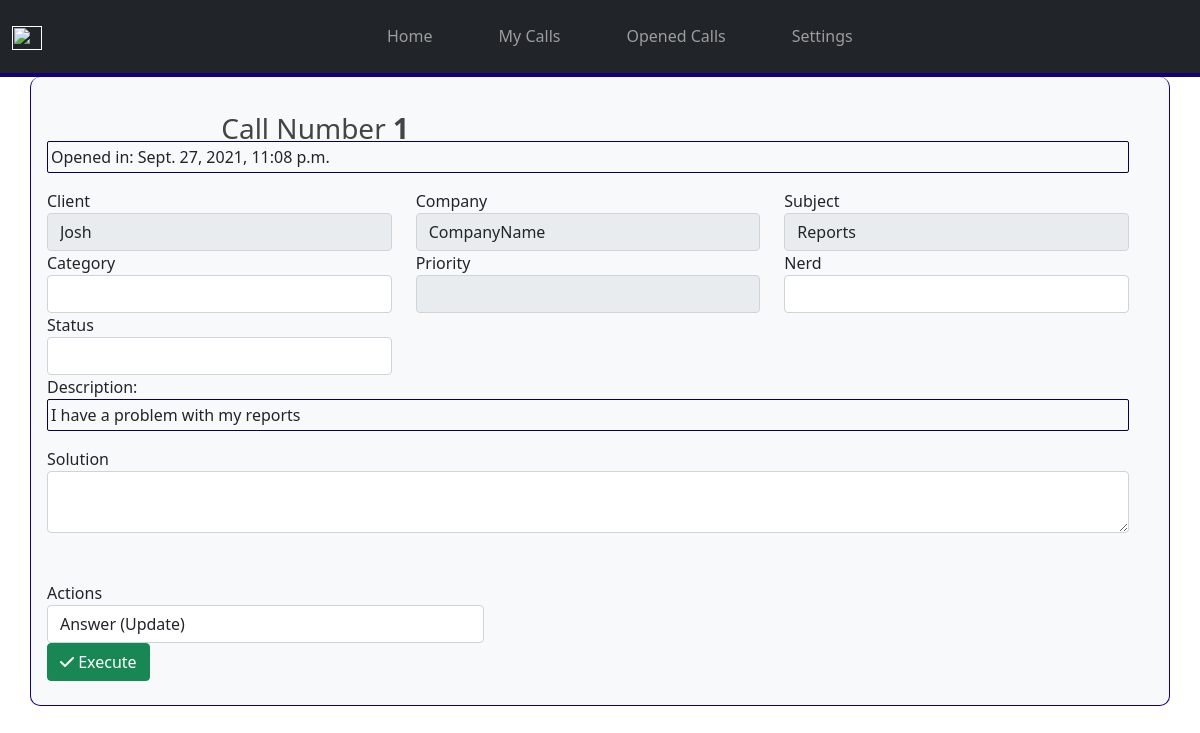
Screenshot of /calls/1/detail with the database file from the repository.
### calls/models.py (models this page shows)
class Call(models.Model):
    descriptionCall = models.TextField(null=False,blank=False)
    categoryCall = models.IntegerField(null=False,blank=False)
    subjectCall = models.CharField(max_length=60,null=False,blank=False)
    clientCall = models.CharField(max_length=30,null=False,blank=False)
    companyCall = models.CharField(null=False,blank=False,max_length=30)
    priorityCall = models.IntegerField(null=False,blank=False,default=0)
    emailResponseCall = models.EmailField(null=False,blank=False)
    statusCall = models.IntegerField(default=0,null=False,blank=False)
    solutionCall = models.TextField(default='',null=False,blank=False)
    nerdCall = models.IntegerField(default=0)
    dateTimeCall = models.DateTimeField(auto_now_add=True, blank=True)

### calls/views.py (the view)
# urls.py: path('calls/<int:id>/detail', calls_detail_view, name='callsdetail'),
def calls_detail_view(request, id):
    call = Call.objects.get(id=id)
    context = {
        "call": call,
        "status": Status.objects.all(),
        "priorities": Priority.objects.all(),
        "categories": Category.objects.all(),
        "nerds": Nerd.objects.all()
    }
    return render(request, "calls/detail.html", context)

### templates/calls/detail.html (shortened to what this page needs)
{% extends 'base.html' %}
{% block content %}
<h3 class="page-title">Call Number <strong>{{call.id}}</strong></h3>
<form action="" class="row g-3" method="POST">
    <div class="row">
        <div class="col-md-12">
            <div class="form-group">
                <p style="border: 1px solid rgb(6, 0, 87); border-radius: 2px; padding: 3px;" class="text-start">Opened in: {{call.dateTimeCall}}</p>
            </div>
        </div>
        <div class="col-md-4">
            <div class="form-group">
                <label class="control-label">Client</label>
                <input type="text" class="form-control" readonly name="name" value="{{call.clientCall}}">
            </div>
        </div>
        <div class="col-md-4">
            <div class="form-group">
                <label class="control-label">Company</label>
                <input type="text" class="form-control" readonly name="name" value="{{call.companyCall}}">
            </div>
        </div>
        <div class="col-md-4">
            <div class="form-group">
                <label class="control-label">Subject</label>
                <input type="text" class="form-control" readonly name="name" value="{{call.subjectCall}}">
            </div>
        </div>
        <div class="col-md-4">
            <div class="form-group">
                <label class="control-label">Category</label>
                <select name="categoryCall" id="categoryCall" class="form-control">
                    <option value=""></option>
                    {% for cat in categories %}
                    <option value="{{cat.id}}" {% if cat.id == call.categoryCall %} selected {%endif%}>
                    </option>
                    {% endfor %}
                </select>
            </div>
        </div>
        <div class="col-md-4">
            <div class="form-group">
                <label class="control-label">Priority</label>
                <select readonly name="priorityCall" id="priorityCall" class="form-control">
                    <option value=""></option>
                    {% for prior in priorities %}
                    <option value="{{prior.id}}" {% if prior.id == call.priorityCall %} selected {%endif%}>
                        {{prior.priorityName}}</option>
                    {% endfor %}
                </select>
            </div>
        </div>
        <div class="col-md-4">
            <div class="form-group">
                <label class="control-label">Nerd</label>
                <select name="nerd" id="nerd" class="form-control">
                    <option value=""></option>
                    {% for nerd in nerds %}
                    <option value="{{nerd.id}}" {% if nerd.id == call.nerdCall %} selected {%endif%} >{{nerd.nerdName}}</option>
                    {% endfor %}
                </select>
            </div>
        </div>
        <div class="col-md-4">
            <div class="form-group">
                <label class="control-label">Status</label>
                <select name="statusCall" id="statusCall" class="form-control">
                    <option value=""></option>
                    {% for stat in status %}
                    <option value="{{stat.id}}" {% if stat.id == call.statusCall %} selected {%endif%}>
                    </option>
                    {% endfor %}
                </select>
            </div>
        </div>
        <div class="col-md-12">
            <div class="form-group">
                <label class="control-label">Description:</label>
                <p style="border: 1px solid rgb(6, 0, 87); border-radius: 2px; padding: 3px;" class="text-start">
                    {{call.descriptionCall}}</p>
            </div>
        </div>
        <div class="col-md-12">
            <div class="form-group">
                <label class="control-label">Solution</label>
                <textarea type="text" class="form-control" class="form-control" name="solutionCall"></textarea>
            </div>
        </div>
        <div class="col-md-5">
            <div class="form-group">
                <br><br><label class="control-label">Actions</label>
                <select name="options" id="options" class="form-control">
                    <option value="1">Answer (Update)</option>
                </select>
            </div>
        </div>
        <div class="row">
            <div class="col-md-5">
                <div class="form-group">
                    <button type="submit" name="execute" class="btn btn-success"><i class="fa fa-check"></i>
                        Execute</button>
                </div>
            </div>
        </div>
    </div>
</form>
{% endblock content %}

### templates/base.html (style rules this page uses)
.page-title { margin: 1% 16%; color: rgb(68, 68, 68); }

### rows the page displays
Call: id "1", dateTimeCall "Sept. 27, 2021, 11:08 p.m.", name "Josh", name "CompanyName", name "Reports", descriptionCall "I have a problem with my reports"
